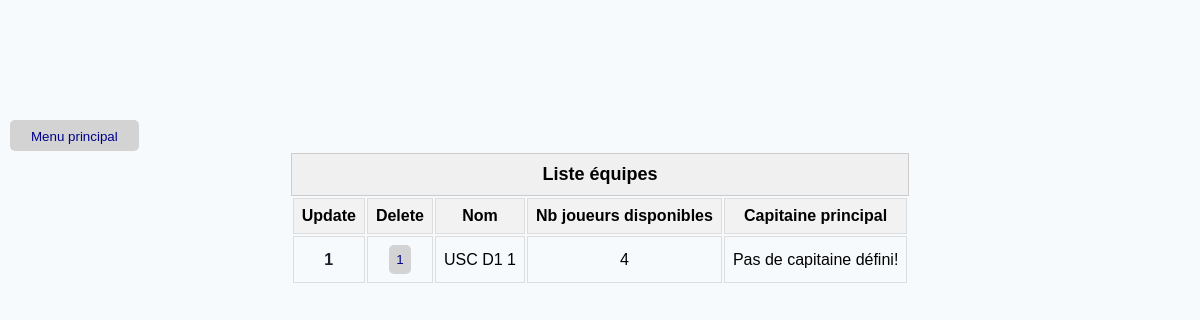
The app's page /teams, older data.
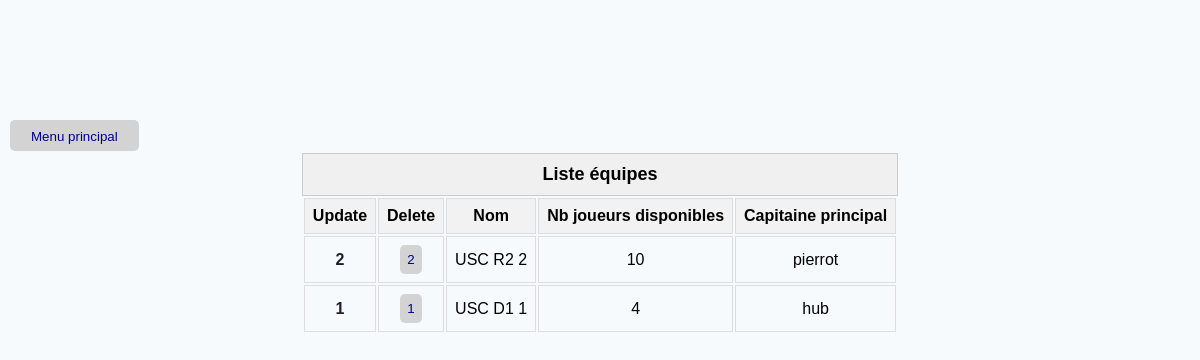
The same page, newer data.
### TennisModel.py (models this page shows, shortened)
class Team(db.Model):
    __tablename__ = 'team'
    id = db.Column(db.Integer, primary_key=True, autoincrement=True)
    name = db.Column(db.String(20), unique=True, nullable=False)
    captainId = db.Column(db.Integer, db.ForeignKey('player.id'))
    players = relationship('Player', secondary=player_team_association, back_populates='teams')
    @property
    def captainName(self):
        is_captain = [p for p in self.players if p.id == self.captainId]
        return is_captain[0].name if is_captain else None

class Player(db.Model):
    __tablename__ = 'player'
    id = db.Column(db.Integer, primary_key=True, autoincrement=True)
    name = db.Column(db.String(20), unique=True, nullable=False)
    birthDate = db.Column(db.DateTime, nullable=False)
    height = db.Column(db.Integer, nullable=False)
    weight = db.Column(db.Integer, nullable=False)
    clubId = db.Column(db.Integer, db.ForeignKey('club.id'), nullable=False)
    isActive = db.Column(db.Boolean, default=True)
    club = relationship('Club')
    teams = relationship('Team', secondary=player_team_association, back_populates='players')

### flask_app.py (the view)
@app.route('/teams')
def show_teams():
    teams = Team.query.order_by(desc(Team.name)).all()
    return render_template('teams.html', teams=teams)

### flask_app.py (called while the page is built)
@app.before_request
def create_tables():
    db.create_all()

### templates/teams.html (shortened to what this page needs)
{% extends 'base.html' %}
{% block main %}
<main>
    {% if teams %}
    <table class="teams">
        <caption class="table-caption">Liste équipes</caption>
        <thead>
        <tr>
            <th>Update</th>
            <th>Delete</th>
            <th>Nom</th>
            <th>Nb joueurs disponibles</th>
            <th>Capitaine principal</th>
        </tr>
        </thead>
        {% for team in teams %}
        <tr>
            <td><a href="{{ url_for('update_team', id=team.id) }}">{{team.id}}</a></td>
            <td><button onclick="confirmDelete({{ team.id }})">{{team.id}}</button></td>
            <td>{{ team.name }} {{team.id}} </td>
            <td>{{ team.players|length }}</td>
            <td>{{ team.captainName or 'Pas de capitaine défini!' }}</td>
        </tr>
        {% endfor %}
    </table>
    {% else %}
    <p style="font-size: 16px; text-align: center;">Pas d'équipe enregistrée ✌️</p>
    {% endif %}
</main>
{% endblock main %}

Row changes from the older to the newer data that the page shows:
added Team: id "2", name "USC R2", players|length "10", captainId.name "pierrot"
changed Team "USC D1": captainId.name "Pas de capitaine défini!" → "hub"
